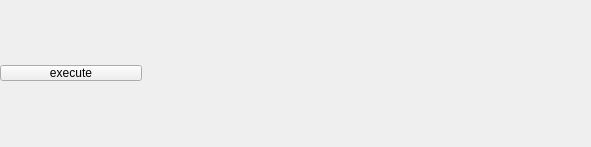
<?xml version="1.0" encoding="UTF-8"?>
<ui version="4.0">
 <class>KnobExecButton</class>
 <widget class="QWidget" name="KnobExecButton">
  <property name="geometry">
   <rect>
    <x>0</x>
    <y>0</y>
    <width>591</width>
    <height>147</height>
   </rect>
  </property>
  <property name="windowTitle">
   <string>Form</string>
  </property>
  <property name="styleSheet">
   <string notr="true">QPushButton {
padding-left: 20px;
padding-right: 20px;
min-width: 100px;
}</string>
  </property>
  <layout class="QHBoxLayout" name="horizontalLayout">
   <property name="spacing">
    <number>6</number>
   </property>
   <property name="margin">
    <number>0</number>
   </property>
   <item>
    <widget class="QPushButton" name="pushButtonExec">
     <property name="sizePolicy">
      <sizepolicy hsizetype="Minimum" vsizetype="Fixed">
       <horstretch>0</horstretch>
       <verstretch>0</verstretch>
      </sizepolicy>
     </property>
     <property name="font">
      <font>
       <pointsize>9</pointsize>
      </font>
     </property>
     <property name="text">
      <string>execute</string>
     </property>
     <property name="autoExclusive">
      <bool>false</bool>
     </property>
    </widget>
   </item>
   <item>
    <spacer name="horizontalSpacer">
     <property name="orientation">
      <enum>Qt::Horizontal</enum>
     </property>
     <property name="sizeHint" stdset="0">
      <size>
       <width>378</width>
       <height>20</height>
      </size>
     </property>
    </spacer>
   </item>
  </layout>
 </widget>
 <resources/>
 <connections/>
</ui>
